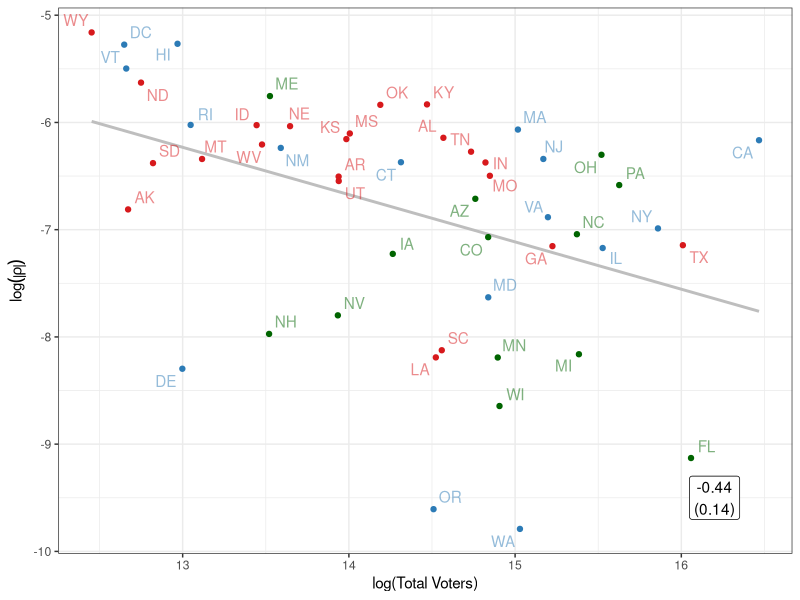

Write the R code that produced this figure. (Note: this script raises an error after producing the figure.)
rm(list = ls())
library(ggplot2)
library(scales)
library(readr)
library(ggrepel)
library(dplyr)
library(tibble)

fig.w <- 6
fig.h <- 4

colorvec <- c("R" =  '#d7191c', "swing" = 'darkgreen', "D" = '#2c7bb6')


# plots for rho ----------
# data and vars
df <- read_csv("data/output/pres16_state.csv") %>%
  mutate(rc_vot_pos = rho_hrc_vot > 0,
         rc_vep_pos = rho_hrc_vep > 0,
         rt_vot_pos = rho_djt_vot > 0,
         rt_vep_pos = rho_djt_vep > 0)


rho_pos_labs <- c(`TRUE` = "rho > 0 (Overestimated Clinton)",
                  `FALSE` = "rho < 0 (Underestimated Clinton)")

# https://stackoverflow.com/a/7549819/5525412
lm_eqn <- function(ff, dat = df){
  # ff needs to be univariate regression
  m <- lm(as.formula(ff), dat)
  
  # slope 
  coef <- sprintf("%.2f", coef(m)[2])
  se <- sprintf("%.2f", summary(m)$coef[2, 2])
  
  glue::glue("{coef}\n ({se})")
}


# can't run a regression with only one data point
stopifnot(sum(df$rt_vep_pos == TRUE) <= 1)
stopifnot(sum(df$rt_vot_pos == TRUE) <= 1)

slopes <- c(lm_eqn(ff = "log(abs(rho_hrc_vot)) ~ log(tot_votes)", df),
            lm_eqn(ff = "log(abs(rho_hrc_vot)) ~ log(tot_votes)", filter(df, rc_vot_pos)),
            lm_eqn(ff = "log(abs(rho_hrc_vot)) ~ log(tot_votes)", filter(df, !rc_vot_pos)),
            lm_eqn(ff = "log(abs(rho_hrc_vep)) ~ log(vep)", df),
            lm_eqn(ff = "log(abs(rho_hrc_vep)) ~ log(vep)", filter(df, rc_vep_pos)),
            lm_eqn(ff = "log(abs(rho_hrc_vep)) ~ log(vep)", filter(df, !rc_vep_pos)),
            lm_eqn(ff = "log(abs(rho_djt_vot)) ~ log(tot_votes)", df),
            lm_eqn(ff = "log(abs(rho_djt_vep)) ~ log(vep)", df)
)

sdf <- tibble(est = rep(c("rho_vot", "rho_vep"), each = 3),
              race = "hrc",
              x = rep(c(16.2, 16), each = 3),
              y = rep(c(-9.5, -9), each = 3),
              pooled = rep(c(TRUE, FALSE, FALSE), 2),
              rc_vot_pos = c(NA, TRUE, FALSE, rep(NA, 3)),
              rc_vep_pos = c(rep(NA, 3), NA, TRUE, FALSE)) %>% 
  bind_rows(tibble(est = c("rho_vot", "rho_vep"),
                   race = "djt",
                   x = rep(c(16, 16.2), 1),
                   y = rep(c(-6.7, -5.8), 1),
                   pooled = c(TRUE, TRUE))) %>%
  add_column(slopes = slopes)

# template
gg0 <- ggplot(df, aes(label = st, color = color)) +
  geom_smooth(method = "lm", se = FALSE, color = "gray") +
  geom_point() +
  scale_color_manual(values = colorvec)  +
  geom_text_repel(alpha = 0.5) +
  theme_bw() +
  guides(color = FALSE)

gg_vot <- gg0 + aes(x = log(tot_votes)) +
  labs(x = "log(Total Voters)")

gg_vep <- gg0 + aes(x = log(tot_votes)) +
  labs(x = "log(Total Voting Eligible Population)")


# start to save figures
gg_vot + 
  aes(y = log(abs(rho_hrc_vot))) +
  labs(y = expression(log(abs(rho)))) +
  geom_label(data = filter(sdf, race == "hrc", est == "rho_vot", pooled), 
            aes(x = x, y = y, label = slopes), 
            inherit.aes = FALSE)
ggsave("figures/rho_hrc_vot_pooled.pdf", width = fig.w, height = fig.h)

gg_vot + 
  aes(y = log(abs(rho_hrc_vot))) +
  labs(y = expression(log(abs(rho)))) +
  facet_grid( ~ rc_vot_pos, labeller = labeller(rc_vot_pos = rho_pos_labs)) +
  geom_label(data = filter(sdf, race == "hrc", est == "rho_vot", !pooled), 
            aes(x = x, y = y, label = slopes), 
            inherit.aes = FALSE)
ggsave("figures/rho_hrc_vot_separated.pdf", width = fig.w, height = fig.h)

  
gg_vep + 
  aes(y = log(abs(rho_hrc_vep))) +
  labs(y = expression(log(abs(rho)))) +
  geom_label(data = filter(sdf, race == "hrc", est == "rho_vep", pooled), 
            aes(x = x, y = y, label = slopes), 
            inherit.aes = FALSE)
ggsave("figures/rho_hrc_vep_pooled.pdf", width = fig.w, height = fig.h)

gg_vep + 
  aes(y = log(abs(rho_hrc_vep))) +
  labs(y = expression(log(abs(rho)))) +
  facet_grid( ~ rc_vep_pos, labeller = labeller(rc_vep_pos = rho_pos_labs)) +
  geom_label(data = filter(sdf, race == "hrc", est == "rho_vep", !pooled), 
            aes(x = x, y = y, label = slopes), 
            inherit.aes = FALSE)
ggsave("figures/rho_hrc_vep_separated.pdf", width = fig.w, height = fig.h)

# now TRUMP
gg_vot + 
  aes(y = log(abs(rho_djt_vot))) +
  labs(y = expression(log(abs(rho)))) +
  geom_label(data = filter(sdf, race == "djt", est == "rho_vot", pooled), 
             aes(x = x, y = y, label = slopes), 
             inherit.aes = FALSE)
ggsave("figures/rho_djt_vot.pdf", width = fig.w, height = fig.h)


gg_vep + 
  aes(y = log(abs(rho_djt_vep))) +
  labs(y = expression(log(abs(rho)))) +
  geom_label(data = filter(sdf, race == "djt", est == "rho_vep", pooled), 
             aes(x = x, y = y, label = slopes), 
             inherit.aes = FALSE)
ggsave("figures/rho_djt_vep.pdf", width = fig.w, height = fig.h)


rm(gg0)

# Histogram ----

gg0 <- ggplot(df) + geom_vline(xintercept = 0, linetype = "dashed") +
  labs(y = "Count") +
  geom_histogram(bins = 25) + theme_bw()
  

gg0 + aes(x = rho_hrc_vot) + labs(x = expression(rho))
ggsave("figures/rho_hrc_vot_hist.pdf", width = fig.w, height = fig.h)

gg0 + aes(x = rho_hrc_vep) + labs(x = expression(rho)) +
ggsave("figures/rho_hrc_vep_hist.pdf", width = fig.w, height = fig.h)


gg0 + aes(x = rho_djt_vot) + labs(x = expression(rho))
ggsave("figures/rho_djt_vot_hist.pdf", width = fig.w, height = fig.h)

gg0 + aes(x = rho_djt_vep) + labs(x = expression(rho)) +
  ggsave("figures/rho_djt_vep_hist.pdf", width = fig.w, height = fig.h)


ggplot(df, aes(x = cv_turnout_wgt)) +
  geom_histogram(bins = 25) + theme_bw() +
  labs(x = "Coefficient of Variation of Turnout Adjustment Weights at state-level", y = "Count")
ggsave("figures/cv_turnout_hist.pdf", width = fig.w, height = fig.h)

rm(gg0)

# Scatter ------
gg0 <- ggplot(df, aes(x = cces_pct_hrc_voters, y = pct_hrc_voters, color = color, size = vap)) +
  geom_abline(slope = 1, intercept = 0, linetype = "dashed") +
  scale_x_continuous(limits = c(0, 1), label = percent) +
  scale_y_continuous(limits = c(0, 1), label = percent) +
  scale_color_manual(values = colorvec) +
  guides(size = FALSE, color = FALSE) +
  coord_equal() +
  theme_bw() +
  geom_point(alpha = 0.8) +
  theme(plot.caption = element_text(size = 8)) +
  labs(caption = "Source: CCES.\nSized proportional to population.\n States colored by R (red) or D (blue) or swing (green).")


# Hillary
gg_hrc <- gg0 +
  annotate("text", x = 0.8, y = 0.1, label = "Poll overestimated\nClinton support", color = "darkgray") +
  annotate("text", x = 0.2, y = 0.9, label = "Poll underestimated\nClinton support", color = "darkgray") +
  labs(y = "Final Clinton Popular Vote Share")

gg_hrc + aes(x = cces_pct_hrc_voters) +
  xlab("Turnout-adjusted Poll Estimate, Clinton Support")
ggsave("figures/scatter_hrc_turnout_adj.pdf", h = fig.h, w = 0.8*fig.w)

gg_hrc + aes(x = cces_pct_hrc_raw) +
  xlab("Raw Poll Estimate, Clinton Suport")
ggsave("figures/scatter_hrc_raw.pdf", h = fig.h, w = 0.8*fig.w)


# Trump
gg_djt <- gg0 + aes(y = pct_djt_voters) +
  annotate("text", x = 0.8, y = 0.1, label = "Poll overestimated\nTrump support", color = "darkgray") +
  annotate("text", x = 0.2, y = 0.9, label = "Poll underestimated\nTrump support", color = "darkgray") +
  labs(y = "Final Trump Popular Vote Share")

gg_djt + aes(x = cces_pct_djt_voters) +
  xlab("Turnout-adjusted Poll Estimate, Trump Support")
ggsave("figures/scatter_djt_turnout_adj.pdf", h = fig.h, w = 0.8*fig.w)

gg_djt + aes(x = cces_pct_djt_raw) +
  xlab("Raw Poll Estimate, Trump Suport")
ggsave("figures/scatter_djt_raw.pdf", h = fig.h, w = 0.8*fig.w)



gg0 + aes(x = (cces_n_voters/cces_n_raw), y = (tot_votes/vep), size = vap) +
  annotate("text", x = 0.8, y = 0.1, label = "Poll overestimated\nturnout", color = "darkgray") +
  annotate("text", x = 0.2, y = 0.9, label = "Poll underestimated\nturnout", color = "darkgray") +
  xlab("Turnout-Adjusted Poll Estimate of Turnout") +
  ylab("Final Turnout\n(% of Voting Eligible Population)") +
  labs(caption = "Source: CCES.\nStates colored by R (red) or D (blue) or swing (green).")
ggsave("figures/scatter_turnout_accuracy.pdf", h = fig.h, w = 0.8*fig.w)

